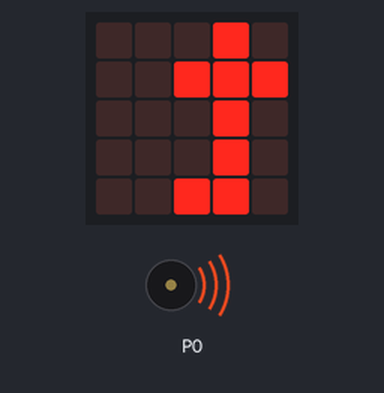
The program below on a simulated BBC micro:bit (MakeCode). On the bench: the board's 5×5 LED display, buzzer (waves = sounding).

Above: at 0.2 s.
At 9.8 s:
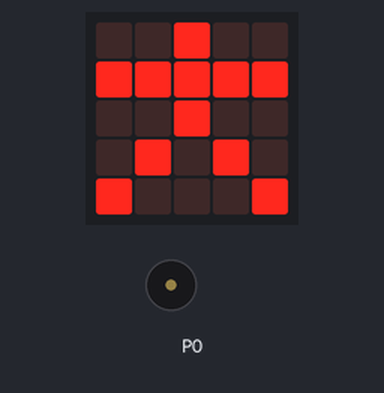
At 19.4 s:
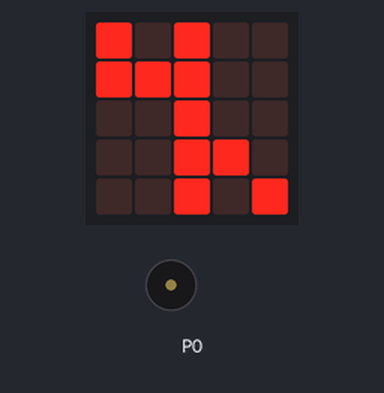
At 39.8 s:
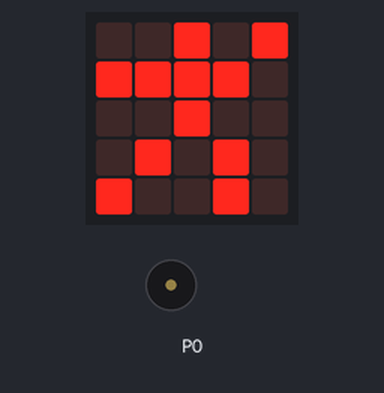
Timing chart, 0 to 40.0 s (numbered marks = the images above):
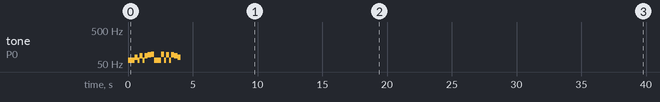

Measured:
- by itself, tone on P0: plays 65 Hz for 0.51 s, 78 Hz for 0.26 s, 65 Hz for 0.13 s, 87 Hz for 0.26 s, 65 Hz for 0.13 s, 87 Hz for 0.26 s … (16 notes in this stretch)
- what the display in image 1 shows lasts 0.4 s, from 9.6 s to 10.0 s

The program:

main.ts
```typescript
music._playDefaultBackground(music.builtInPlayableMelody(Melodies.Funk), music.PlaybackMode.InBackground)
for (let index = 0; index < 10; index++) {
    basic.showLeds(`
        . . . # .
        . . # # #
        . . . # .
        . . . # .
        . . # # .
        `)
    basic.showLeds(`
        . . # . .
        . # # # #
        # . # . .
        . # . . .
        . # . # .
        `)
    basic.showLeds(`
        . # . . .
        # # # # .
        # # . . .
        # . # . .
        # . . # .
        `)
    basic.showLeds(`
        . . # . .
        # # # # .
        . . # . #
        . . . # .
        . # . # .
        `)
    basic.showLeds(`
        . . # . .
        # # # # #
        . . # . .
        . # . # .
        # . . . #
        `)
    basic.showLeds(`
        # . # . .
        . # # # #
        . . # . .
        . # . # .
        . # . . #
        `)
    basic.showLeds(`
        . . # . .
        # # # # #
        . . # . .
        . # . # .
        . # . # .
        `)
    basic.showLeds(`
        . . . . .
        . . # . .
        # # # # #
        . . # . .
        . # . # .
        `)
    basic.showLeds(`
        # . # . .
        # # # . .
        . . # . .
        . . # # .
        . . # . #
        `)
    basic.showLeds(`
        . . # . #
        # # # # .
        . . # . .
        . # . # .
        # . . # .
        `)
}
```

test.ts
```typescript
// testes vão aqui; isto não será compilado quando este pacote for usado como uma extensão.
```
